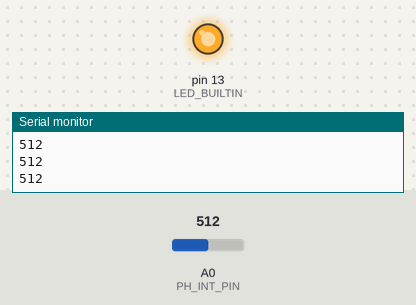
This sketch was run on a simulated Arduino Uno, built with avr-gcc and run on an emulated ATmega328P. Parts: output pins drawn as LEDs (lit = HIGH), the last lines printed to the serial monitor. Inputs (shaded band) come from the test bench; at power-on: A0 (PH_INT_PIN) = 512.

Above: at 1.2 s.
1.3 s: A0 (PH_INT_PIN) set to 12
2.8 s: A0 (PH_INT_PIN) set to 9
At 4.0 s:
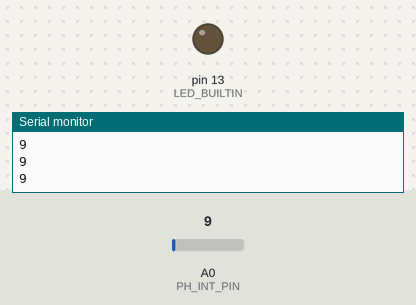
4.3 s: A0 (PH_INT_PIN) set to 122
At 5.5 s:
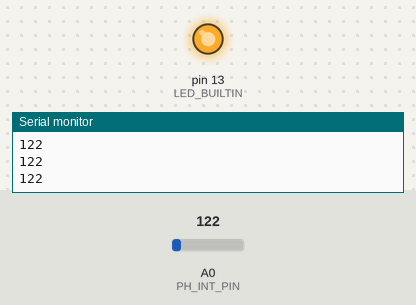
5.8 s: A0 (PH_INT_PIN) set to 0
At 6.6 s:
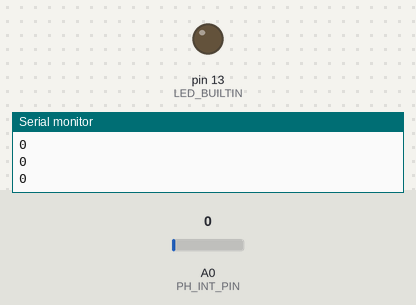
Timing chart, 0 to 8.3 s (numbered marks = the images above; inputs shaded):
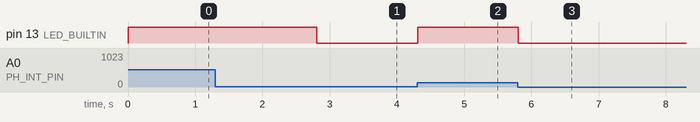

The sketch:

photointerruptor.ino
```cpp
#define PH_INT_PIN A0

void setup() {
  Serial.begin(4800);

  pinMode(LED_BUILTIN, OUTPUT);
  pinMode(PH_INT_PIN, INPUT);
}

void loop() {
  int ph_int_state = analogRead(PH_INT_PIN);
  if (ph_int_state > 10) {
    digitalWrite(LED_BUILTIN, HIGH);
  } else {
    digitalWrite(LED_BUILTIN, LOW);
  }
  Serial.println(ph_int_state);
}
```

Measured:
- the behaviour switches between 11 and 10 on A0 (PH_INT_PIN) (found by bisection; images 0 and 1)
- after the input at 2.8 s, pin 13 (LED_BUILTIN): HIGH → LOW at once
- after the input at 4.3 s, pin 13 (LED_BUILTIN): LOW → HIGH at once
- after the input at 5.8 s, pin 13 (LED_BUILTIN): HIGH → LOW at once
